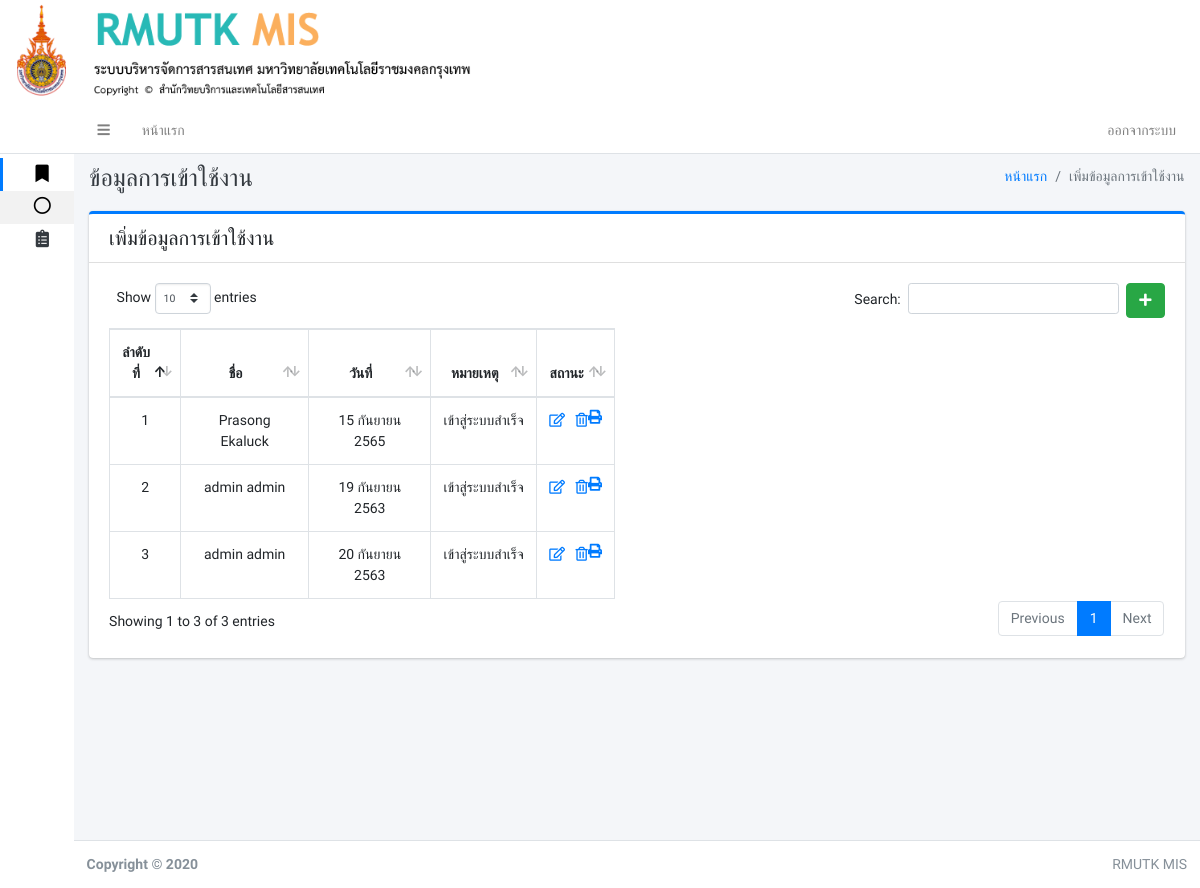
Page /index.php?used_time (signed in) on the earlier database version.
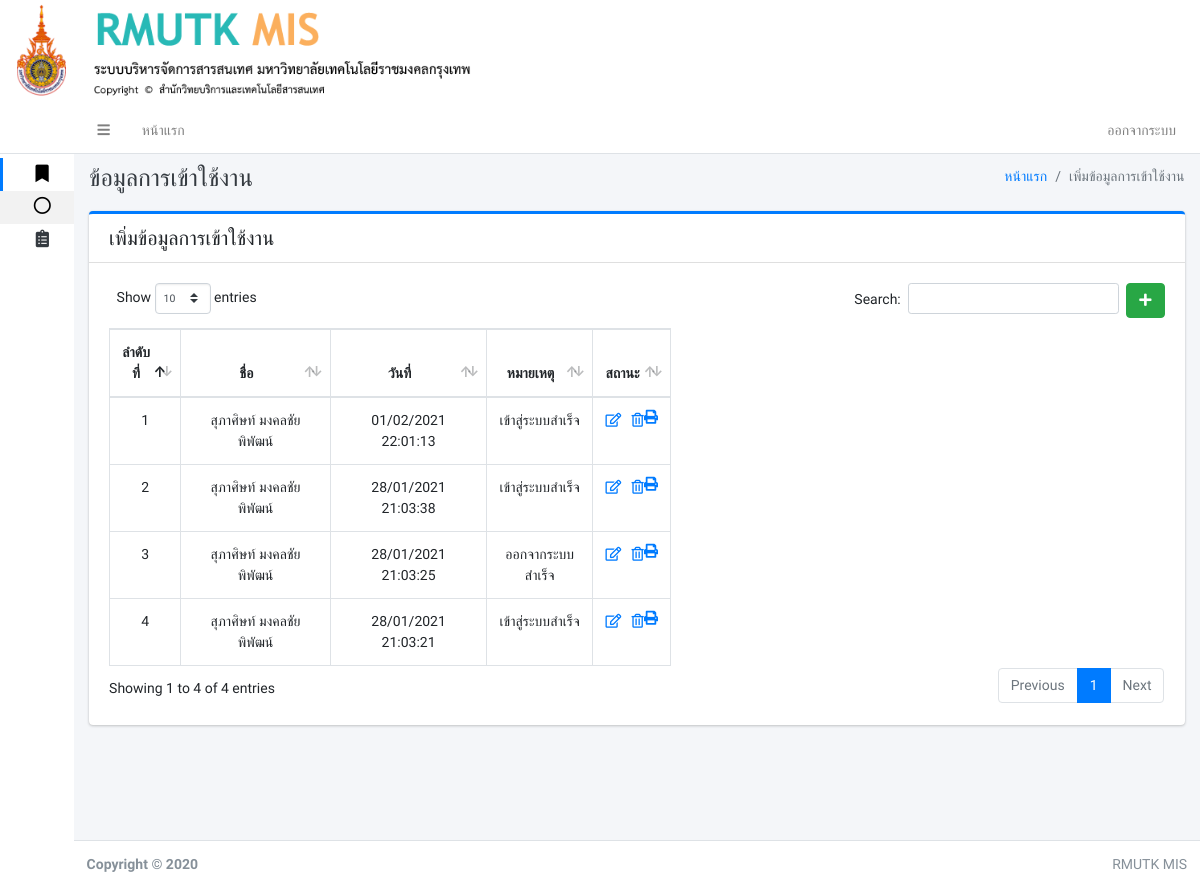
Same page on the later database version.
### tables this page shows
CREATE TABLE `used_time` (
  `used_time_id` int(11) NOT NULL,
  `used_time_user_id` int(11) NOT NULL,
  `used_date` varchar(255) NOT NULL,
  `used_time_detail` varchar(255) NOT NULL,
  `used_time_status` int(11) NOT NULL
);

CREATE TABLE `user` (
  `user_id` int(11) NOT NULL,
  `first_name` varchar(150) NOT NULL,
  `last_name` varchar(150) NOT NULL,
  `username` varchar(150) NOT NULL,
  `password` varchar(150) NOT NULL,
  `user_tumn` varchar(250) NOT NULL,
  `user_kana_id` int(11) NOT NULL,
  `user_saka_id` int(11) NOT NULL,
  `user_head` int(11) NOT NULL,
  `user_status` int(11) NOT NULL,
  `user_data_id_card` varchar(255) NOT NULL,
  `sex` varchar(255) NOT NULL,
  `date_of_birth` varchar(255) NOT NULL,
  `nationality` varchar(255) NOT NULL,
  `house_number` varchar(255) NOT NULL,
  `moo` varchar(255) NOT NULL,
  `road` varchar(255) NOT NULL,
  `district` varchar(255) NOT NULL,
  `area` varchar(255) NOT NULL,
  `province` varchar(255) NOT NULL,
  `phone` varchar(255) NOT NULL,
  `post_code` varchar(255) NOT NULL,
  `faculty` varchar(255) NOT NULL,
  `department` varchar(255) NOT NULL,
  `branch` varchar(255) NOT NULL,
  `teaching_disciplines` varchar(255) NOT NULL,
  `personnel_type` varchar(255) NOT NULL,
  `sub_personnel_type` varchar(255) NOT NULL,
  `academic_position` varchar(255) NOT NULL,
  `administrative_position` varchar(255) NOT NULL,
  `name_of_position` varchar(255) NOT NULL,
  `civil_servant_level` varchar(255) NOT NULL,
  `date_of_employment` varchar(255) NOT NULL,
  `term_of_employment` varchar(255) NOT NULL,
  `employment_money` varchar(255) NOT NULL,
  `highest_graduate_level` varchar(255) NOT NULL,
  `course_name` varchar(255) NOT NULL,
  `graduate_disciplines` varchar(255) NOT NULL,
  `major_graduate_disciplines` varchar(255) NOT NULL,
  `graduate_institution_name` varchar(255) NOT NULL,
  `country_of_graduation` varchar(255) NOT NULL
);

### page/used_time.php (the view, shortened to what this page needs)
 <div class="content-header">
     <div class="container-fluid">
         <div class="row mb-2">
             <div class="col-sm-6">
                 <h1 class="m-0 text-dark">ข้อมูลการเข้าใช้งาน</h1>
             </div>
             <div class="col-sm-6">
                 <ol class="breadcrumb float-sm-right">
                     <li class="breadcrumb-item"><a href="#">หน้าแรก</a></li>
                     <li class="breadcrumb-item active">เพิ่มข้อมูลการเข้าใช้งาน</li>
                 </ol>
             </div>
         </div>
     </div>
 </div>
 <div class="content">
     <div class="container-fluid">
         <div class="row">
             <div class="col-lg-12">
                 <div class="card card-primary card-outline ">
                     <div class="card-header noprint">
                         <h5 class="m-0">เพิ่มข้อมูลการเข้าใช้งาน</h5>
                     </div>
                     <div class="card-body">
                         <?php
                         if (isset($_GET['add'])):
                            add();
                        elseif (isset($_GET['edit_used_time'])):
                            edit();
                        elseif (isset($_GET['del_la'])):
                            del();
                        else:
                        ?>
                         <a href="./index.php?used_time&add" class="btn btn-success float-right"><i
                                 class="fas fa-plus"></i></a>
                         <?php shows(); ?>
                         <?php endif ?>
                     </div>
                 </div>
             </div>
         </div>
     </div>
 </div>
 <?php
function shows()
{
include './conn.php';
$sqlused = " SELECT * FROM used_time  INNER JOIN user ON used_time.used_time_user_id = user.user_id ORDER BY used_time_id desc ";
$qryused = mysqli_query($conn,$sqlused);
?>
 <table id="example1" class="table table-bordered table-hover">
     <thead>
         <tr align="center">
             <th width="3px">ลำดับที่</th>
             <th>ชื่อ</th>
             <th>วันที่</th>
             <th>หมายเหตุ</th>
             <th>สถานะ</th>
         </tr>
     </thead>
     <tbody>
         <?php
        $i = 1;
        while ($rowused = $qryused->fetch_array()) {
        $used_time_id = $rowused['used_time_id'];
        ?>
         <tr align="center">
             <td align="center"><?php echo $i; ?></td>
             <td><?php echo $rowused['first_name']."  ".$rowused['last_name']; ?></td>
             <td><?php echo $rowused['used_date']; ?></td>
             <td><?php echo $rowused['used_time_detail']; ?></td>
             <td width="10px">
                 <?php if ($rowused['used_time_status'] == 0): ?>
                 <a href="index.php?used_time&edit_used_time&used_time_id=<?php echo($used_time_id) ?>"><i
                         class="far fa-edit"></i></a>&nbsp;&nbsp;
                 <a href="page/used_time_db.php?del&used_time_id=<?php echo($used_time_id) ?>"><i
                         class="far fa-trash-alt"></i></a>
                 <?php else: ?>
                 <?php echo "<font color='red'>ยกเลิก</fon>"; ?>
                 <?php endif ?>
                 <a href="#" onClick="window.print()"><i class="fas fa-print float-right"></i></a>
             </td>
         </tr>
         <?php $i++; } ?>
     </tbody>
 </table>
 <?php } ?>

### index.php (shortened to what this page needs)
<!DOCTYPE html>
<html lang="en">
<head>
    <link rel="stylesheet" href="adminlte3/plugins/fontawesome-free/css/all.min.css">
    <link rel="stylesheet" href="adminlte3/plugins/datatables-bs4/css/dataTables.bootstrap4.css">
    <link rel="stylesheet" href="adminlte3/plugins/select2/css/select2.min.css">
    <link rel="stylesheet" href="adminlte3/plugins/select2-bootstrap4-theme/select2-bootstrap4.min.css">
    <link rel="stylesheet" href="adminlte3/dist/css/adminlte.min.css">
    <link rel="stylesheet" href="adminlte3/plugins/summernote/summernote-bs4.css">
    <link rel="stylesheet" type="text/css" href="css/cuttom.css">
</head>
<body class="hold-transition sidebar-collapse sidebar-mini text-sm ">
    <?php include 'banner.php'; ?>
    <div class="wrapper">
        <?php
    include 'navbar.php';
    include 'sidebar.php';
    ?>
        <div class="content-wrapper">
            <?php
      if (isset($_GET['pa1'])) {
        include 'page/pa1.php';
      }elseif (isset($_GET['pa2'])) {
        include 'page/pa2.php';
      }elseif (isset($_GET['pa3'])) {
        include 'page/pa3.php';
      }elseif (isset($_GET['pa4'])) {
        include 'page/pa4.php';
      }elseif (isset($_GET['pa5'])) {
        include 'page/pa5.php';
      }elseif (isset($_GET['pa6'])) {
        include 'page/pa6.php';
      }elseif (isset($_GET['pa66'])) {
        include 'page/pa66.php';
      }elseif (isset($_GET['pa666'])) {
        include 'page/pa666.php';
      }elseif (isset($_GET['pa7'])) {
        include 'page/pa7_news.php';
      }elseif (isset($_GET['pa8'])) {
        include 'page/pa8_user.php';
      }elseif (isset($_GET['ph'])) {
        include 'page/ph.php';
      }elseif (isset($_GET['addtext'])) {
        include 'page/addtext.php';
      }elseif (isset($_GET['ph1'])) {
        include 'page/ph1.php';
      }elseif (isset($_GET['pla'])) {
        include 'page/pla.php';
      }elseif (isset($_GET['kanzon'])) {
        include 'page/kanzon.php';
      }elseif (isset($_GET['kan_research'])) {
        include 'page/kan_research.php';
      }elseif (isset($_GET['kan_activity'])) {
        include 'page/kan_activity.php';
      }elseif (isset($_GET['arts_and_culture'])) {
        include 'page/arts_and_culture.php';
      }elseif (isset($_GET['order_management'])) {
        include 'page/order_management.php';
      }elseif (isset($_GET['my_rate'])) {
        include 'page/my_rate.php';
      }elseif (isset($_GET['used_time'])) {
        include 'page/used_time.php';
      }elseif (isset($_GET['p_rate'])) {
        include 'page/p_rate.php';
      }elseif (isset($_GET['p_kana'])) {
        include 'page/p_kana_from_google.php';
      }elseif (isset($_GET['print'])) {
        include 'page/print.php';
      }else{
        include 'new.php';
      }
      ?>
        </div>
        <footer class="main-footer noprint">
            <div class="float-right d-none d-sm-inline">
                RMUTK MIS
            </div>
            <strong>Copyright &copy; 2020 </strong>
        </footer>
    </div>
</body>
</html>

### banner.php
<div class="row noprint">
<img src="img/logo.png" class="col-md-5 " >
</div>

### navbar.php (shortened to what this page needs)
<nav class="main-header navbar navbar-expand navbar-white navbar-light">
  <ul class="navbar-nav">
    <li class="nav-item">
      <a class="nav-link" data-widget="pushmenu" href="#"><i class="fas fa-bars"></i></a>
    </li>
    <li class="nav-item d-none d-sm-inline-block">
      <a href="index.php" class="nav-link">หน้าแรก</a>
    </li>
    </ul>
    <ul class="navbar-nav ml-auto">
      <li class="nav-item d-none d-sm-inline-block">
        <?php if (!isset($_SESSION["USERNAME"])):
          ?>
          <a href="./home" class="nav-link">เข้าสู่ระบบ</a>
          <?php else: ?>
            <a data-toggle="modal" data-target="#LogoutModal" class="nav-link">ออกจากระบบ</a>
          <?php endif ?>
        </li>
      </ul>
    </nav>

### sidebar.php (shortened to what this page needs)
<aside class="main-sidebar sidebar-light-primary">
    <a href="#" class="brand-link">
                <?php
      $status = "5";
      if (isset($_SESSION["USERNAME"])){
        $user = $_SESSION["USERNAME"];
        include './conn.php';
        $sqlhusercc=" SELECT * FROM user WHERE username = '$user' ";
        $qryhusercc = mysqli_query($conn,$sqlhusercc);
        $rowhusercc = mysqli_fetch_assoc($qryhusercc);
        $status = $rowhusercc['user_status'];
        ?>
                <?php }else{ ?>
                &nbsp;
                <?php } ?>
    </a>
    <div class="sidebar text-xs">
        <nav class="mt-2">
            <ul class="nav nav-pills nav-sidebar nav-compact nav-child-indent nav-legacy flex-column"
                data-widget="treeview" role="menu" data-accordion="false">
                <li class="nav-item has-treeview menu-open">
                    <a href="#" class="nav-link active">
                        <i class="nav-icon fas fa-bookmark"></i>
                    </a>
                    <ul class="nav nav-treeview">
                        <li class="nav-item">
                            <a href="index.php" class="nav-link active">
                                <i class="far fa-circle nav-icon"></i>
                            </a>
                        </li>
                    </ul>
                </li>
                <?php if ($status == 1): ?>
                <li class="nav-item">
                    <a href="#" class="nav-link">
                        <i class="nav-icon fas fa-clipboard-list"></i>
                    </a>
                </li>
                <?php else: ?>
                <?php endif ?>
            </ul>
        </nav>
    </div>
</aside>

Differences in the rows shown:
removed used_time: user.first_name "Prasong", user.last_name "Ekaluck", used_date "15 กันยายน 2565", used_time_detail "เข้าสู่ระบบสำเร็จ"
removed used_time: user.first_name "admin", user.last_name "admin", used_date "19 กันยายน 2563", used_time_detail "เข้าสู่ระบบสำเร็จ"
removed used_time: user.first_name "admin", user.last_name "admin", used_date "20 กันยายน 2563", used_time_detail "เข้าสู่ระบบสำเร็จ"
added used_time: user.first_name "สุภาศิษท์", user.last_name "มงคลชัยพิพัฒน์", used_date "01/02/2021 22:01:13", used_time_detail "เข้าสู่ระบบสำเร็จ"
added used_time: user.first_name "สุภาศิษท์", user.last_name "มงคลชัยพิพัฒน์", used_date "28/01/2021 21:03:38", used_time_detail "เข้าสู่ระบบสำเร็จ"
added used_time: user.first_name "สุภาศิษท์", user.last_name "มงคลชัยพิพัฒน์", used_date "28/01/2021 21:03:25", used_time_detail "ออกจากระบบสำเร็จ"
added used_time: user.first_name "สุภาศิษท์", user.last_name "มงคลชัยพิพัฒน์", used_date "28/01/2021 21:03:21", used_time_detail "เข้าสู่ระบบสำเร็จ"
Other differences:
text written by a page script: "Show entries Search: Showing 1 to 3 of 3 entries Previous 1 Next" → "Show entries Search: Showing 1 to 4 of 4 entries Previous 1 Next"
